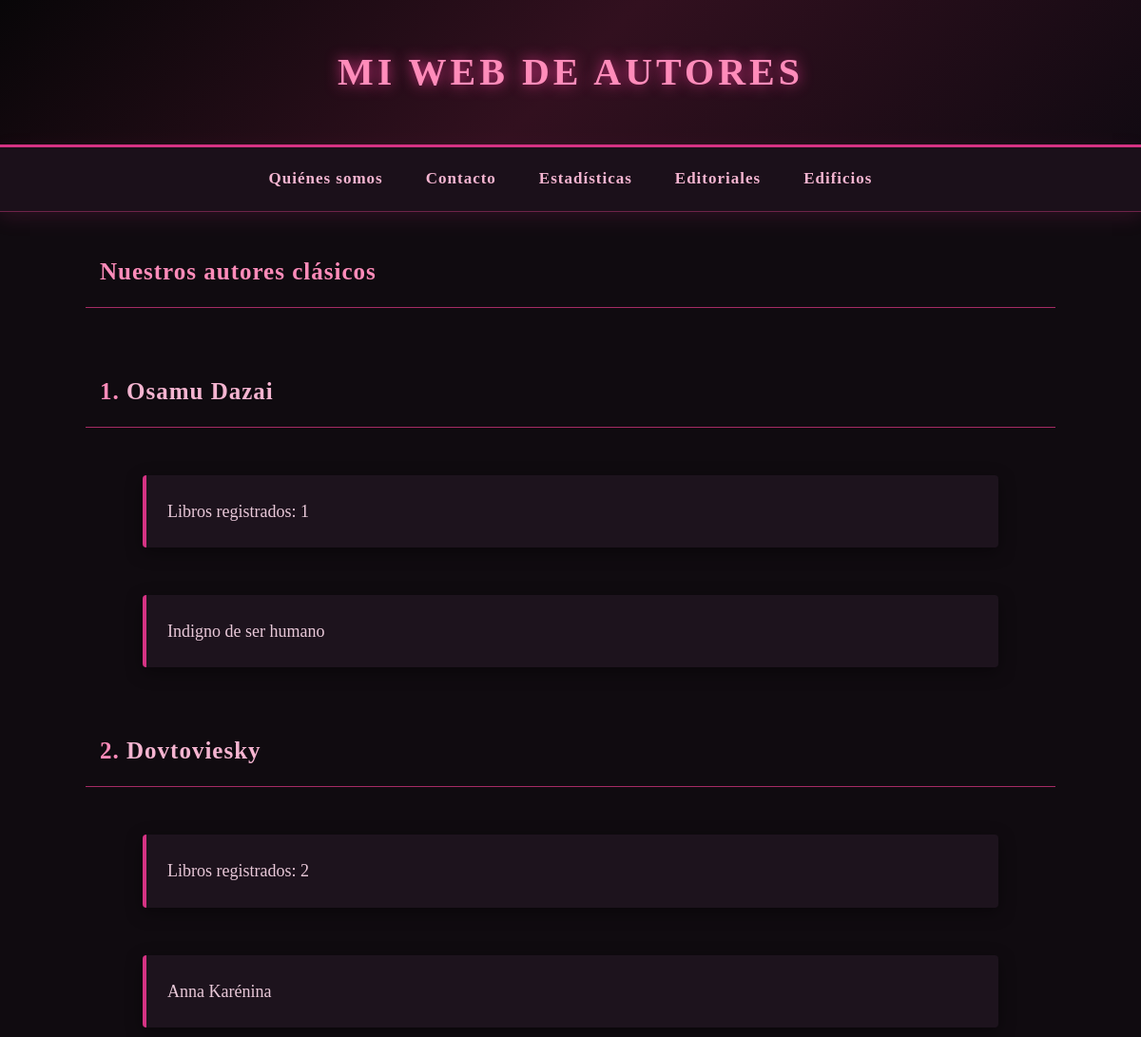
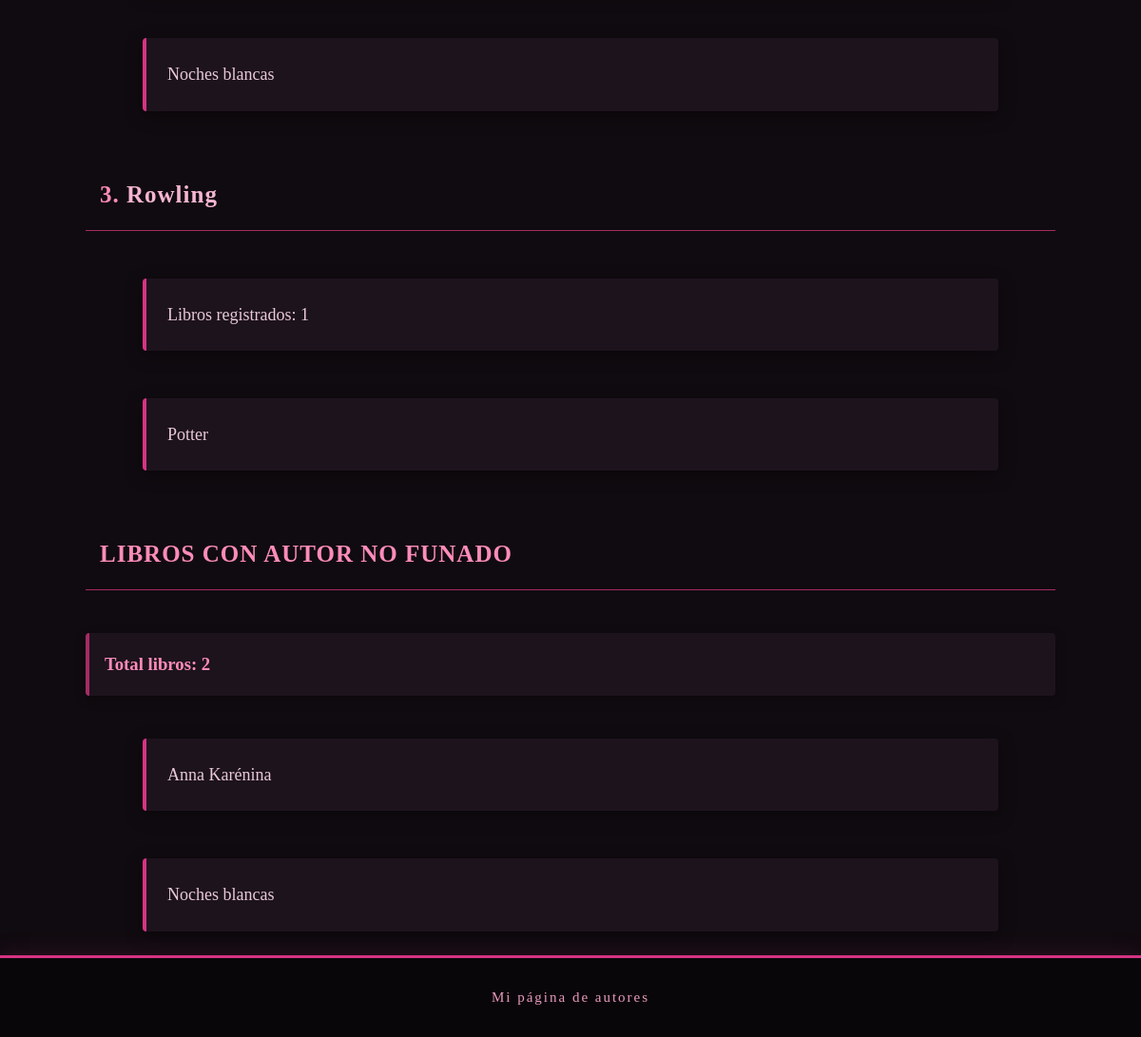
The page /autores/ on the database its author committed (2 pictures, top to bottom).
### autores_clasicos/models.py (models this page shows, shortened)
class Autor(models.Model):
    nombre = models.CharField(max_length=200)
    numeroObras = models.PositiveIntegerField()
    fechaNacimiento = models.DateField()
    funado = models.BooleanField()
    '''
    ImageField guarda la referencia a la imagen, .url obtiene su dirección web y HTML utiliza esa dirección para mostrarla.
    '''
    imagen = models.ImageField(
        upload_to='autores/',
        blank=True,
        null=True
    )

class Libro(models.Model):
    nombre= models.CharField(max_length=200)
    genero= models.CharField(max_length=200)
    num_paginas= models.PositiveBigIntegerField()
    autor = models.ForeignKey(Autor, on_delete=models.CASCADE)
    editorial= models.ForeignKey(Editorial, on_delete=models.PROTECT, blank=True, null=True)
    '''
    ForeignKey(on_delete=models.PROTECT) -> no se borra si se borra el relacionado
    CASCADE -> se borran los hijitos
    -------------
    Relaciones:
    -Uno a muchos se hace sin poner nada, con fk normal
        autor = models.ForeignKey(Autor, on_delete=models.CASCADE)
        Lo pongo en LIBRO y asi digo un LIBRO puede tener un autor
        pero un autor muchos libros
    -el many to many tenemos que decir a django que cree una tabla intermedia
    autores= models.ManyToManyField(Autor, related_name="hola", blank=True)
    (debes mirar en bbdd en qué entidad concreta se crea el campo cuando es m:n), las normas de formalización
    La tabla intermedia puede tener un atributo extra o varios (relacion aula- personasClase tiene olor)->
    Pues añades un nuevo parametro despues de Autor, que es through="nombreClase"->
     esa clase que he creado tiene fk de cada una de las otras dos tablas
     + el resto de atributos que me den la gana
     -onetoonefield es uno a uno
     models.OneToOneField(...)


     -> agregar haces libro.autores.add(autor)
--------
related_name: sirve para personalizar el acceso inverso a una relación. SUSTITUYE AL _set      .all()
__ : sirve para consultas: Libro.objects.filter(edificio__nombre='Torre del Oro')
     y coge y atraviesa todo


__ (doble guion bajo): sirve para navegar por relaciones en consultas (filter, annotate, aggregate, etc.).

-----------------------------------------------------------------------------------------------
problema n+1 y su solución->
dos soluciones:
-select_related() -> uno dos registros
    libros= Libro.objects.select_related("editorial") //es como una consulta JOIN, para este libro ponme los datos de su
    editorial relacionada. Es solo una consulta. Dentro de libro debe existir la col editorial que sea fk, claro

-prefetch_related() -> a veces de cada libro hay un numero indeterminado de editoriales (one to many o many to many)
para cada libro me puede sacar 4 autores, para otro 2...
asi que usamos prefetch_related()
asi que para usarlo haces print de libro.autores.all()
------------------------------------------------------------------------------------------------
combinacion de related y prefetch


libros= Libro.objetcs.select_related("editorial").prefetch_related("autores")
es decir: dame para cada libro su editorial y todos sus autores (las dos fk que tiene)

el prefetch te coge todos los datos de la tabla referenciada, puedo especificar la consulta sql

editoriales= Editorial.objects.prefetch_related(
Prefetch(
"libros"
queryset=Libro.objects.filter(disponible=True).order_by("titulo))
etc etc etc
)

------------------------------------------------------------------------------------------------------
DIFERENCIAS:
SUSTITYYE AL FOR PARA HACER CONSULTAS MAS OPTIMAS
-annotate() -> añadir un cálculo a cada objeto individual(cuántos pasteles tiene cada sucursal)


-aggregate()-> como annotate pero en vez de dar un resultado por cada objeto, da un resultado global (cuántos pasteles
tienen todas las sucursales juntas)


SUSTITYE A AVG, COUNT SUM MAX LO PODRIA HACER EN PYTHON PERO LO HAGO CON SQL
-select_related() -> optimizar consultas cuando hay fk. (VENTAS relaciona SUCURSAL con PASTEL. Puedo coger todas las VENTAS
e i terar en cada venta para ir contando cuántos pastele en total ha vendido cada sucursal
o  hacer un JOIN de dame VENTA donde sucursal sea 'aeropuerto' y donde PASTEL.SABOR sea 'fresa')ç




-prefetch_related() ->
# 1. Obtenemos todos los empleados de la base de datos.
# prefetch_related("sucursales") le dice a Django que también
# cargue las sucursales relacionadas con cada empleado.
# Así evitamos hacer una consulta por cada empleado al acceder a sus sucursales.

empleados = Empleado.objects.prefetch_related("sucursales")


# 2. Recorremos uno por uno todos los empleados obtenidos.
for empleado in empleados:

    # 3. Obtenemos todas las sucursales a las que pertenece este empleado.
    # Como hemos utilizado prefetch_related(), Django ya las ha cargado.
    sucursales = empleado.sucursales.all()

    # 4. Contamos cuántas sucursales tiene este empleado.
    # len() cuenta los elementos de la lista (QuerySet precargado).
    total = len(sucursales)

    # 5. Mostramos el nombre del empleado.
    print(empleado.nombre)

    # 6. Mostramos el número total de sucursales de ese empleado.
    print("Total de sucursales:", total)

    # 7. Recorremos todas las sucursales de este empleado.
    for sucursal in sucursales:

        # 8. Mostramos el nombre de cada sucursal.
        print(sucursal.nombre)


        --DEBERES USAR LO ANTEERIOR, META, STR




        Utiliza Prefetch para obtener solo los libros disponibles de cada editorial.
        solo los libros cuyo autor no este funado
    '''

### autores_clasicos/views.py (the view)
# urls.py: path('', views.funcion_principal, name='inicio'),
def funcion_principal(request):
    todos_autores = Autor.objects.annotate(
        total_libros=Count('libro')
    ).prefetch_related('libro_set') #dame en verdad todos-autores = libros agrupados por autor
    autores_no_funados = Autor.objects.filter( #y ya miro del autor si esta funado o no para guardarlo
        funado=False
    ).annotate(
        total_libros=Count('libro')
    ).prefetch_related('libro_set')
    return render(request, 'autores_clasicos/base.html', {
        'todos_autores': todos_autores,
        'autores_no_funados': autores_no_funados
    })

### autores_clasicos/templates/autores_clasicos/base.html
{% extends 'autores_clasicos/main.html' %}
{% block contenido %}
<h2>Nuestros autores clásicos</h2>
{% for autor in todos_autores %}
            <h2>
                        {{ forloop.counter }}.
                        <a href="{% url 'detalle_autor' id=autor.id %}">
                            {{ autor.nombre }}
                        </a>
            </h2>
            <p>Libros registrados: {{ autor.total_libros }}</p>
            {% for libro in autor.libro_set.all %}
                    <p>{{libro.nombre}}</p>
            {% endfor %}
{% endfor %}
<h2>LIBROS CON AUTOR NO FUNADO</h2>
{% for autor in autores_no_funados %}
    <h3>Total libros: {{ autor.total_libros }}</h3>
    {% for libro in autor.libro_set.all %}
        <p>{{ libro.nombre }}</p>
    {% endfor %}
{% endfor %}
{% endblock %}

### autores_clasicos/static/autores_clasicos/css/autores_clasicos.css (style rules this page uses)
* { margin: 0; padding: 0; box-sizing: border-box; }
body { font-family: 'Georgia', serif; background-color: #100b10; color: #f2dce9; line-height: 1.8; min-height: 100vh; display: flex; flex-direction: column; }
h2 { color: #ff8cba; margin: 25px auto; width: 85%; padding: 15px; border-bottom: 1px solid #a52b64; font-size: 25px; letter-spacing: 1px; }
h2 a { color: #f5b5d1; text-decoration: none; transition: 0.3s; }
p { background-color: #1d131d; color: #e9c9d9; width: 85%; max-width: 900px; margin: 25px auto; padding: 22px; border-left: 4px solid #d63384; border-radius: 4px; font-size: 18px; box-shadow: 0 5px 18px rgba(0, 0, 0, 0.4); }
h3 { color: #ff8cba; width: 85%; margin: 20px auto; padding: 16px; background-color: #1d131d; border-radius: 4px; border-left: 4px solid #a52b64; box-shadow: 0 4px 12px rgba(0, 0, 0, 0.3); }
a { cursor: pointer; }

### rows shown on the page
Autor: nombre "Osamu Dazai", total_libros "1"
Libro: nombre "Indigno de ser humano"
Autor: nombre "Dovtoviesky", total_libros "2"
Libro: nombre "Anna Karénina"
Libro: nombre "Noches blancas"
Autor: nombre "Rowling", total_libros "1"
Libro: nombre "Potter"
